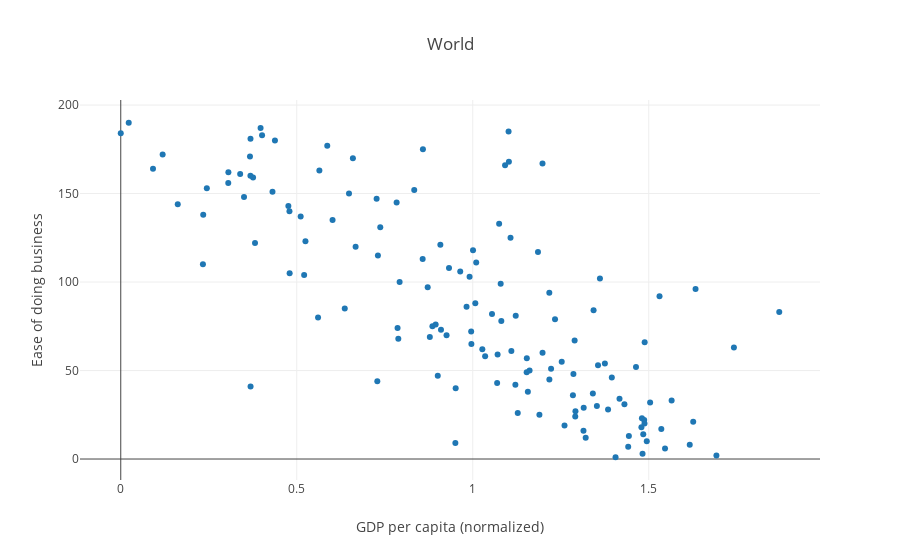

This figure's notebook cell:
### Markdown cell above
## Let's see if there is a relationship between the Ease of doing business index and the GDP per capita

### Code cell
plotly.offline.iplot({
    "data": [go.Scatter(x=data['Economy..GDP.per.Capita.'], 
                        y=data['Ease of doing business'], 
                        mode="markers", 
                        hovertext=data.index,
                        )
            ],
    "layout": go.Layout(title="World",
                        xaxis=dict(title='GDP per capita (normalized)'),
                        yaxis=dict(title='Ease of doing business')
                       )
})

### Figure 1 — Plotly figure (JSON) as saved in the notebook; plotly's stock layout.template omitted (floating-point values rounded to 4 significant figures; data arrays with more than 128 entries replaced by an {"elided": "..."} marker saying what was removed)
{"data": [{"hovertext": {"elided": "155 str values"}, "mode": "markers", "type": "scatter", "uid": "1adc31f8-c19c-11e8-8de9-db973ca5775c", "x": {"elided": "155 float values"}, "y": {"elided": "155 int values"}}], "layout": {"title": "World", "xaxis": {"title": "GDP per capita (normalized)"}, "yaxis": {"title": "Ease of doing business"}}}
